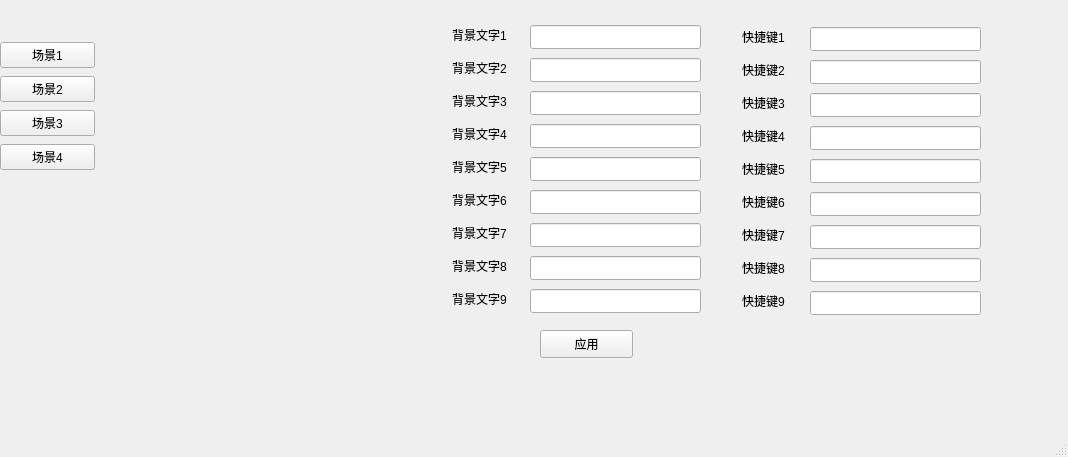
<?xml version="1.0" encoding="UTF-8"?>
<ui version="4.0">
 <class>settingMainWindow</class>
 <widget class="QMainWindow" name="settingMainWindow">
  <property name="geometry">
   <rect>
    <x>0</x>
    <y>0</y>
    <width>1068</width>
    <height>457</height>
   </rect>
  </property>
  <property name="windowTitle">
   <string>MainWindow</string>
  </property>
  <widget class="QWidget" name="centralwidget">
   <widget class="QLabel" name="label">
    <property name="geometry">
     <rect>
      <x>452</x>
      <y>25</y>
      <width>71</width>
      <height>20</height>
     </rect>
    </property>
    <property name="text">
     <string>背景文字1</string>
    </property>
   </widget>
   <widget class="QLineEdit" name="lineEdit">
    <property name="geometry">
     <rect>
      <x>530</x>
      <y>25</y>
      <width>171</width>
      <height>24</height>
     </rect>
    </property>
   </widget>
   <widget class="QPushButton" name="pushButton">
    <property name="geometry">
     <rect>
      <x>540</x>
      <y>330</y>
      <width>93</width>
      <height>28</height>
     </rect>
    </property>
    <property name="text">
     <string>应用</string>
    </property>
   </widget>
   <widget class="QLabel" name="label_2">
    <property name="geometry">
     <rect>
      <x>452</x>
      <y>58</y>
      <width>71</width>
      <height>20</height>
     </rect>
    </property>
    <property name="text">
     <string>背景文字2</string>
    </property>
   </widget>
   <widget class="QLineEdit" name="lineEdit_2">
    <property name="geometry">
     <rect>
      <x>530</x>
      <y>58</y>
      <width>171</width>
      <height>24</height>
     </rect>
    </property>
   </widget>
   <widget class="QLabel" name="label_9">
    <property name="geometry">
     <rect>
      <x>452</x>
      <y>256</y>
      <width>71</width>
      <height>20</height>
     </rect>
    </property>
    <property name="text">
     <string>背景文字8</string>
    </property>
   </widget>
   <widget class="QLineEdit" name="lineEdit_8">
    <property name="geometry">
     <rect>
      <x>530</x>
      <y>256</y>
      <width>171</width>
      <height>24</height>
     </rect>
    </property>
   </widget>
   <widget class="QLabel" name="label_10">
    <property name="geometry">
     <rect>
      <x>452</x>
      <y>289</y>
      <width>71</width>
      <height>20</height>
     </rect>
    </property>
    <property name="text">
     <string>背景文字9</string>
    </property>
   </widget>
   <widget class="QLineEdit" name="lineEdit_9">
    <property name="geometry">
     <rect>
      <x>530</x>
      <y>289</y>
      <width>171</width>
      <height>24</height>
     </rect>
    </property>
   </widget>
   <widget class="QLineEdit" name="lineEdit_7">
    <property name="geometry">
     <rect>
      <x>530</x>
      <y>223</y>
      <width>171</width>
      <height>24</height>
     </rect>
    </property>
   </widget>
   <widget class="QLabel" name="label_8">
    <property name="geometry">
     <rect>
      <x>452</x>
      <y>223</y>
      <width>71</width>
      <height>20</height>
     </rect>
    </property>
    <property name="text">
     <string>背景文字7</string>
    </property>
   </widget>
   <widget class="QLineEdit" name="lineEdit_3">
    <property name="geometry">
     <rect>
      <x>530</x>
      <y>91</y>
      <width>171</width>
      <height>24</height>
     </rect>
    </property>
   </widget>
   <widget class="QLabel" name="label_3">
    <property name="geometry">
     <rect>
      <x>452</x>
      <y>91</y>
      <width>71</width>
      <height>20</height>
     </rect>
    </property>
    <property name="text">
     <string>背景文字3</string>
    </property>
   </widget>
   <widget class="QLabel" name="label_4">
    <property name="geometry">
     <rect>
      <x>452</x>
      <y>124</y>
      <width>71</width>
      <height>20</height>
     </rect>
    </property>
    <property name="text">
     <string>背景文字4</string>
    </property>
   </widget>
   <widget class="QLineEdit" name="lineEdit_4">
    <property name="geometry">
     <rect>
      <x>530</x>
      <y>124</y>
      <width>171</width>
      <height>24</height>
     </rect>
    </property>
   </widget>
   <widget class="QLabel" name="label_5">
    <property name="geometry">
     <rect>
      <x>452</x>
      <y>157</y>
      <width>71</width>
      <height>20</height>
     </rect>
    </property>
    <property name="text">
     <string>背景文字5</string>
    </property>
   </widget>
   <widget class="QLineEdit" name="lineEdit_5">
    <property name="geometry">
     <rect>
      <x>530</x>
      <y>157</y>
      <width>171</width>
      <height>24</height>
     </rect>
    </property>
   </widget>
   <widget class="QLabel" name="label_6">
    <property name="geometry">
     <rect>
      <x>452</x>
      <y>190</y>
      <width>71</width>
      <height>20</height>
     </rect>
    </property>
    <property name="text">
     <string>背景文字6</string>
    </property>
   </widget>
   <widget class="QLineEdit" name="lineEdit_6">
    <property name="geometry">
     <rect>
      <x>530</x>
      <y>190</y>
      <width>171</width>
      <height>24</height>
     </rect>
    </property>
   </widget>
   <widget class="QWidget" name="layoutWidget">
    <property name="geometry">
     <rect>
      <x>0</x>
      <y>40</y>
      <width>95</width>
      <height>135</height>
     </rect>
    </property>
    <layout class="QVBoxLayout" name="verticalLayout">
     <item>
      <widget class="QPushButton" name="m_scene1">
       <property name="text">
        <string>场景1</string>
       </property>
      </widget>
     </item>
     <item>
      <widget class="QPushButton" name="m_scene2">
       <property name="text">
        <string>场景2</string>
       </property>
      </widget>
     </item>
     <item>
      <widget class="QPushButton" name="m_scene3">
       <property name="text">
        <string>场景3</string>
       </property>
      </widget>
     </item>
     <item>
      <widget class="QPushButton" name="m_scene4">
       <property name="text">
        <string>场景4</string>
       </property>
      </widget>
     </item>
    </layout>
   </widget>
   <widget class="QLabel" name="label_7">
    <property name="geometry">
     <rect>
      <x>742</x>
      <y>192</y>
      <width>61</width>
      <height>20</height>
     </rect>
    </property>
    <property name="text">
     <string>快捷键6</string>
    </property>
   </widget>
   <widget class="QLineEdit" name="linebaktxt_3">
    <property name="geometry">
     <rect>
      <x>810</x>
      <y>93</y>
      <width>171</width>
      <height>24</height>
     </rect>
    </property>
   </widget>
   <widget class="QLabel" name="label_11">
    <property name="geometry">
     <rect>
      <x>742</x>
      <y>27</y>
      <width>61</width>
      <height>20</height>
     </rect>
    </property>
    <property name="text">
     <string>快捷键1</string>
    </property>
   </widget>
   <widget class="QLabel" name="label_12">
    <property name="geometry">
     <rect>
      <x>742</x>
      <y>258</y>
      <width>61</width>
      <height>20</height>
     </rect>
    </property>
    <property name="text">
     <string>快捷键8</string>
    </property>
   </widget>
   <widget class="QLineEdit" name="linebaktxt_1">
    <property name="geometry">
     <rect>
      <x>810</x>
      <y>27</y>
      <width>171</width>
      <height>24</height>
     </rect>
    </property>
   </widget>
   <widget class="QLineEdit" name="linebaktxt_4">
    <property name="geometry">
     <rect>
      <x>810</x>
      <y>126</y>
      <width>171</width>
      <height>24</height>
     </rect>
    </property>
   </widget>
   <widget class="QLineEdit" name="linebaktxt_9">
    <property name="geometry">
     <rect>
      <x>810</x>
      <y>291</y>
      <width>171</width>
      <height>24</height>
     </rect>
    </property>
   </widget>
   <widget class="QLabel" name="label_13">
    <property name="geometry">
     <rect>
      <x>742</x>
      <y>93</y>
      <width>61</width>
      <height>20</height>
     </rect>
    </property>
    <property name="text">
     <string>快捷键3</string>
    </property>
   </widget>
   <widget class="QLineEdit" name="linebaktxt_5">
    <property name="geometry">
     <rect>
      <x>810</x>
      <y>159</y>
      <width>171</width>
      <height>24</height>
     </rect>
    </property>
   </widget>
   <widget class="QLineEdit" name="linebaktxt_6">
    <property name="geometry">
     <rect>
      <x>810</x>
      <y>192</y>
      <width>171</width>
      <height>24</height>
     </rect>
    </property>
   </widget>
   <widget class="QLineEdit" name="linebaktxt_8">
    <property name="geometry">
     <rect>
      <x>810</x>
      <y>258</y>
      <width>171</width>
      <height>24</height>
     </rect>
    </property>
   </widget>
   <widget class="QLabel" name="label_14">
    <property name="geometry">
     <rect>
      <x>742</x>
      <y>126</y>
      <width>61</width>
      <height>20</height>
     </rect>
    </property>
    <property name="text">
     <string>快捷键4</string>
    </property>
   </widget>
   <widget class="QLineEdit" name="linebaktxt_7">
    <property name="geometry">
     <rect>
      <x>810</x>
      <y>225</y>
      <width>171</width>
      <height>24</height>
     </rect>
    </property>
   </widget>
   <widget class="QLabel" name="label_15">
    <property name="geometry">
     <rect>
      <x>742</x>
      <y>291</y>
      <width>61</width>
      <height>20</height>
     </rect>
    </property>
    <property name="text">
     <string>快捷键9</string>
    </property>
   </widget>
   <widget class="QLabel" name="label_16">
    <property name="geometry">
     <rect>
      <x>742</x>
      <y>225</y>
      <width>61</width>
      <height>20</height>
     </rect>
    </property>
    <property name="text">
     <string>快捷键7</string>
    </property>
   </widget>
   <widget class="QLabel" name="label_17">
    <property name="geometry">
     <rect>
      <x>742</x>
      <y>159</y>
      <width>61</width>
      <height>20</height>
     </rect>
    </property>
    <property name="text">
     <string>快捷键5</string>
    </property>
   </widget>
   <widget class="QLabel" name="label_18">
    <property name="geometry">
     <rect>
      <x>742</x>
      <y>60</y>
      <width>61</width>
      <height>20</height>
     </rect>
    </property>
    <property name="text">
     <string>快捷键2</string>
    </property>
   </widget>
   <widget class="QLineEdit" name="linebaktxt_2">
    <property name="geometry">
     <rect>
      <x>810</x>
      <y>60</y>
      <width>171</width>
      <height>24</height>
     </rect>
    </property>
   </widget>
  </widget>
  <widget class="QStatusBar" name="statusbar"/>
 </widget>
 <resources/>
 <connections/>
</ui>
